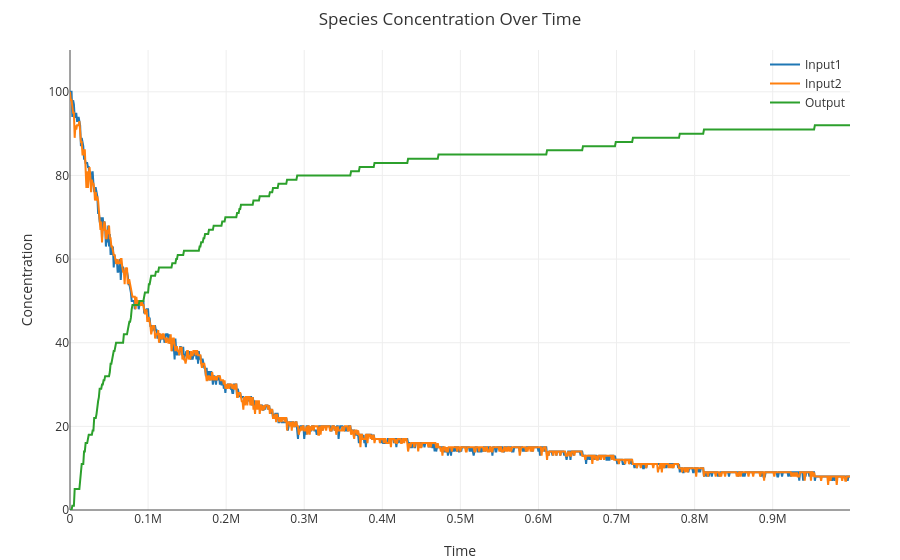

This figure's notebook cell:
### Code cell
%reset
directive simulation {initial=0; final=1000000; points=1000; plots=[<1^ 2>; <3 4^>; <2 3>]}
directive stochastic {scale = 100.000000; trajectories = 1}
def N1 = 1.0
def N2 = 1.0
def N = 10.0
def Input1() = <1^ 2>
def Input2() = <3 4^>
def Output() = <2 3>
def AND() = {1^*}[2 3]{4^*}
( N1 * Input1()
| N2 * Input2()
| N * AND()
| 0.0 * Output())

### Figure 1 — Plotly figure (JSON) as saved in the notebook; plotly's stock layout.template omitted (floating-point values rounded to 4 significant figures; data arrays with more than 128 entries replaced by an {"elided": "..."} marker saying what was removed)
{"data": [{"line": {"width": 2}, "mode": "lines", "name": "Input1", "x": {"elided": "1000 int values"}, "y": {"elided": "1000 int values"}}, {"line": {"width": 2}, "mode": "lines", "name": "Input2", "x": {"elided": "1000 int values"}, "y": {"elided": "1000 int values"}}, {"line": {"width": 2}, "mode": "lines", "name": "Output", "x": {"elided": "1000 int values"}, "y": {"elided": "1000 int values"}}], "layout": {"font": {"color": "#333"}, "hovermode": "x unified", "legend": {"bgcolor": "rgba(0,0,0,0)", "x": 1, "xanchor": "right", "y": 1, "yanchor": "top"}, "margin": {"b": 50, "l": 70, "r": 50, "t": 50}, "paper_bgcolor": "rgba(0,0,0,0)", "plot_bgcolor": "rgba(0,0,0,0)", "title": "Species Concentration Over Time", "xaxis": {"range": [0, 999000], "showgrid": true, "title": "Time"}, "yaxis": {"range": [0, 110], "showgrid": true, "title": "Concentration"}}}
